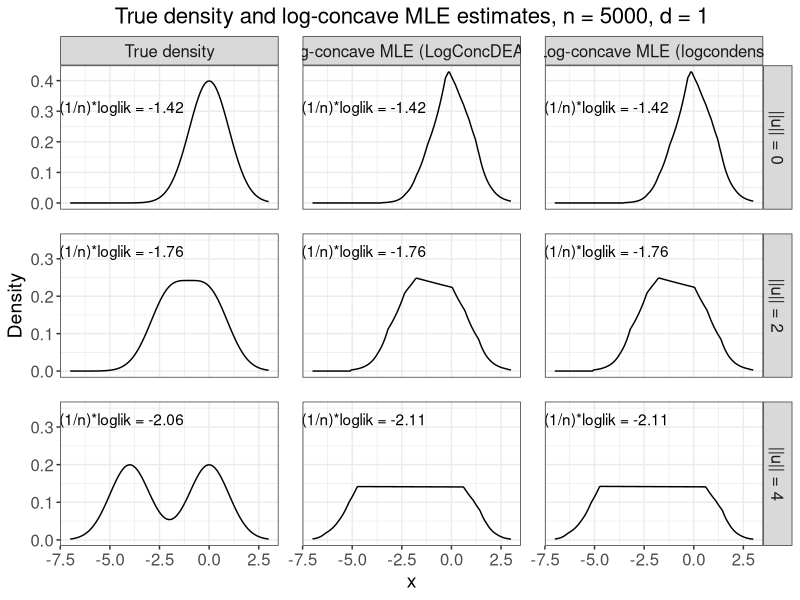

Reproduce this figure in R.
# Create Figure 8 in appendix. This is the same as Figure 2 in the main paper.
# Plot log-concave MLE densities for normal mixtures at n = 5000 and d = 1.

suppressMessages(library(data.table))
suppressMessages(library(tidyverse))

# Create theme
paper_theme <- theme_bw() +
  theme(plot.title = element_text(hjust = 0.5, size = 16),
        plot.subtitle = element_text(hjust = 0.5, size = 14),
        legend.title = element_text(size = 14),
        axis.title = element_text(size = 14),
        legend.text = element_text(size = 12),
        axis.text = element_text(size = 12),
        strip.text = element_text(size = 12),
        panel.spacing = unit(1.2, "lines"))

# Read in data
density_values <- fread("sim_data/fig02_densities.csv")

# Check parameters
stopifnot(unique(density_values$d) == 1,
          unique(density_values$n_obs) == 5000)

# Extract (1/n)*loglik values
loglik_df <- density_values %>% 
  group_by(n_obs, d, mu_norm) %>% 
  slice(1) %>% 
  pivot_longer(cols = c("mean_loglik_true_dens", "mean_loglik_LogConcDEAD",
                        "mean_loglik_logcondens")) %>% 
  mutate(name = factor(name, 
                       levels = c("mean_loglik_true_dens", 
                                  "mean_loglik_LogConcDEAD",
                                  "mean_loglik_logcondens"),
                       labels = c("True density", 
                                  "Log-concave MLE (LogConcDEAD)",
                                  "Log-concave MLE (logcondens)")),
         mu_norm = factor(mu_norm, levels = c(0, 2, 4),
                          labels = c("||u|| = 0", "||u|| = 2", "||u|| = 4")))

# Plot densities
logconc_densities_n5000_d1 <- density_values %>% 
  pivot_longer(cols = c("true_density", "LogConcDEAD_density",
                        "logcondens_density")) %>% 
  mutate(name = factor(name, levels = c("true_density", "LogConcDEAD_density",
                                        "logcondens_density"),
                       labels = c("True density", 
                                  "Log-concave MLE (LogConcDEAD)",
                                  "Log-concave MLE (logcondens)")),
         mu_norm = factor(mu_norm, levels = c(0, 2, 4),
                          labels = c("||u|| = 0", "||u|| = 2", "||u|| = 4"))) %>% 
  ggplot(aes(x = x, y = value)) + 
  geom_line() +
  facet_grid(mu_norm ~ name, scales = "free") +
  geom_text(aes(x = -4.5, y = 0.35, 
                label = paste("\n", "(1/n)*loglik =", round(value, 2))), 
            data = loglik_df) +
  paper_theme +
  labs(y = "Density",
       title = "True density and log-concave MLE estimates, n = 5000, d = 1")

#####################
##### Save plot #####
#####################

ggsave(plot = logconc_densities_n5000_d1,
       filename = "sim_plots/figure_08.pdf",
       width = 9.7, height = 5)
